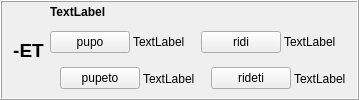
        <widget class="QFrame" name="frame_3">
         <property name="frameShape">
          <enum>QFrame::Box</enum>
         </property>
         <property name="frameShadow">
          <enum>QFrame::Raised</enum>
         </property>
         <layout class="QHBoxLayout" name="horizontalLayout_59">
          <property name="topMargin">
           <number>3</number>
          </property>
          <property name="bottomMargin">
           <number>3</number>
          </property>
          <item>
           <widget class="QLabel" name="label_296">
            <property name="sizePolicy">
             <sizepolicy hsizetype="Maximum" vsizetype="Preferred">
              <horstretch>0</horstretch>
              <verstretch>0</verstretch>
             </sizepolicy>
            </property>
            <property name="styleSheet">
             <string notr="true">font-size: 14pt;
font-weight: bold;</string>
            </property>
            <property name="text">
             <string>-ET</string>
            </property>
            <property name="alignment">
             <set>Qt::AlignCenter</set>
            </property>
            <property name="lingvo" stdset="0">
             <string>eo</string>
            </property>
           </widget>
          </item>
          <item>
           <layout class="QVBoxLayout" name="verticalLayout_346">
            <item>
             <widget class="QLabel" name="Lec09_Label663">
              <property name="sizePolicy">
               <sizepolicy hsizetype="Preferred" vsizetype="Maximum">
                <horstretch>0</horstretch>
                <verstretch>0</verstretch>
               </sizepolicy>
              </property>
              <property name="styleSheet">
               <string notr="true">font-weight: bold;</string>
              </property>
              <property name="text">
               <string>TextLabel</string>
              </property>
              <property name="wordWrap">
               <bool>true</bool>
              </property>
             </widget>
            </item>
            <item>
             <layout class="QHBoxLayout" name="horizontalLayout_569">
              <item>
               <layout class="QVBoxLayout" name="verticalLayout_347">
                <property name="spacing">
                 <number>3</number>
                </property>
                <item>
                 <layout class="QHBoxLayout" name="horizontalLayout_570" stretch="3,1">
                  <item>
                   <widget class="neklakebla" name="Lec09_Button636">
                    <property name="sizePolicy">
                     <sizepolicy hsizetype="Maximum" vsizetype="Fixed">
                      <horstretch>0</horstretch>
                      <verstretch>0</verstretch>
                     </sizepolicy>
                    </property>
                    <property name="text">
                     <string>pupo</string>
                    </property>
                   </widget>
                  </item>
                  <item>
                   <widget class="QLabel" name="Lec09_Label664">
                    <property name="text">
                     <string>TextLabel</string>
                    </property>
                    <property name="wordWrap">
                     <bool>true</bool>
                    </property>
                   </widget>
                  </item>
                 </layout>
                </item>
                <item>
                 <layout class="QHBoxLayout" name="horizontalLayout_571" stretch="0,3,1">
                  <item>
                   <widget class="label_sago_reversa" name="label_377">
                    <property name="sizePolicy">
                     <sizepolicy hsizetype="Maximum" vsizetype="Preferred">
                      <horstretch>0</horstretch>
                      <verstretch>0</verstretch>
                     </sizepolicy>
                    </property>
                    <property name="text">
                     <string/>
                    </property>
                    <property name="pixmap">
                     <pixmap resource="ikonoj.qrc">:/ikonoj/sago_revena.png</pixmap>
                    </property>
                   </widget>
                  </item>
                  <item>
                   <widget class="neklakebla" name="Lec09_Button637">
                    <property name="sizePolicy">
                     <sizepolicy hsizetype="Maximum" vsizetype="Fixed">
                      <horstretch>0</horstretch>
                      <verstretch>0</verstretch>
                     </sizepolicy>
                    </property>
                    <property name="text">
                     <string>pupeto</string>
                    </property>
                   </widget>
                  </item>
                  <item>
                   <widget class="QLabel" name="Lec09_Label665">
                    <property name="text">
                     <string>TextLabel</string>
                    </property>
                    <property name="wordWrap">
                     <bool>true</bool>
                    </property>
                   </widget>
                  </item>
                 </layout>
                </item>
               </layout>
              </item>
              <item>
               <layout class="QVBoxLayout" name="verticalLayout_348">
                <property name="spacing">
                 <number>3</number>
                </property>
                <item>
                 <layout class="QHBoxLayout" name="horizontalLayout_572" stretch="3,1">
                  <item>
                   <widget class="neklakebla" name="Lec09_Button34">
                    <property name="sizePolicy">
                     <sizepolicy hsizetype="Maximum" vsizetype="Fixed">
                      <horstretch>0</horstretch>
                      <verstretch>0</verstretch>
                     </sizepolicy>
                    </property>
                    <property name="text">
                     <string>ridi</string>
                    </property>
                   </widget>
                  </item>
                  <item>
                   <widget class="QLabel" name="Lec09_Label35">
                    <property name="text">
                     <string>TextLabel</string>
                    </property>
                    <property name="wordWrap">
                     <bool>true</bool>
                    </property>
                   </widget>
                  </item>
                 </layout>
                </item>
                <item>
                 <layout class="QHBoxLayout" name="horizontalLayout_573" stretch="0,3,1">
                  <item>
                   <widget class="label_sago_reversa" name="label_378">
                    <property name="sizePolicy">
                     <sizepolicy hsizetype="Maximum" vsizetype="Preferred">
                      <horstretch>0</horstretch>
                      <verstretch>0</verstretch>
                     </sizepolicy>
                    </property>
                    <property name="text">
                     <string/>
                    </property>
                    <property name="pixmap">
                     <pixmap resource="ikonoj.qrc">:/ikonoj/sago_revena.png</pixmap>
                    </property>
                   </widget>
                  </item>
                  <item>
                   <widget class="neklakebla" name="Lec09_Button35">
                    <property name="sizePolicy">
                     <sizepolicy hsizetype="Maximum" vsizetype="Fixed">
                      <horstretch>0</horstretch>
                      <verstretch>0</verstretch>
                     </sizepolicy>
                    </property>
                    <property name="text">
                     <string>rideti</string>
                    </property>
                   </widget>
                  </item>
                  <item>
                   <widget class="QLabel" name="Lec09_Label36">
                    <property name="text">
                     <string>TextLabel</string>
                    </property>
                    <property name="wordWrap">
                     <bool>true</bool>
                    </property>
                   </widget>
                  </item>
                 </layout>
                </item>
               </layout>
              </item>
             </layout>
            </item>
           </layout>
          </item>
         </layout>
        </widget>
